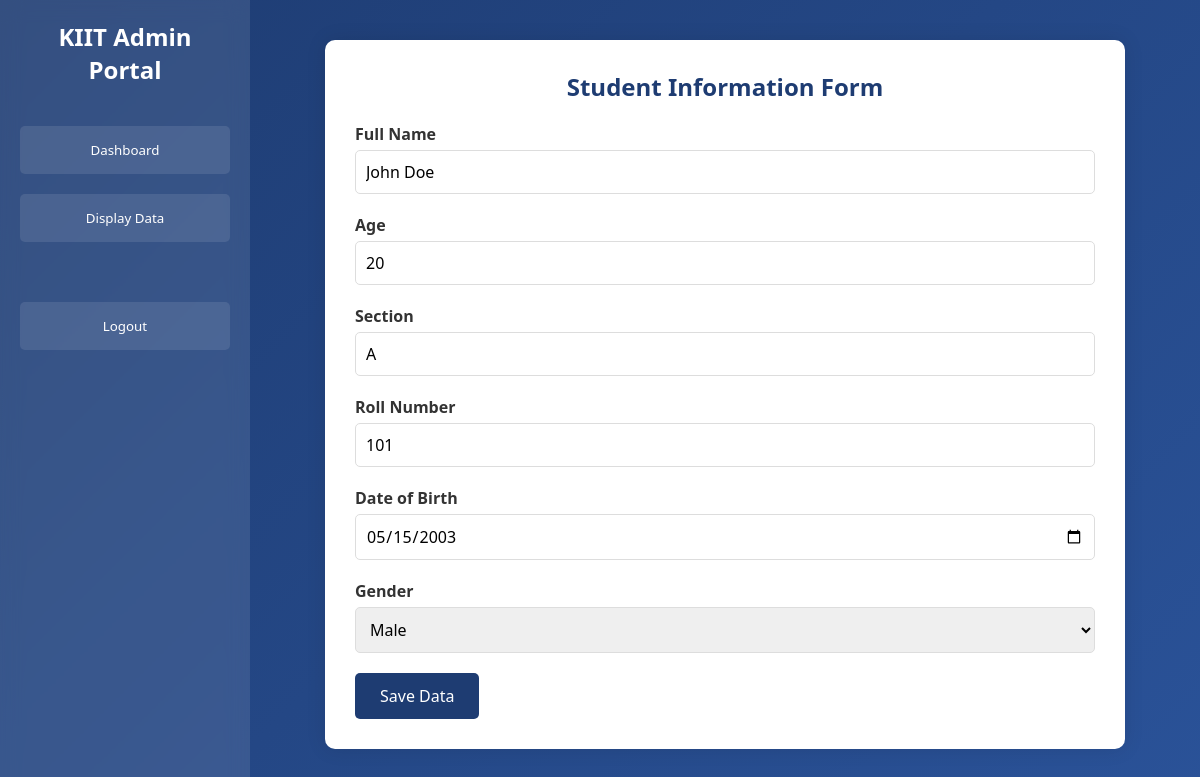
Screenshot of /index.php?page=dashboard&roll=101 (signed in) with the database file from the repository.
### tables this page shows
CREATE TABLE IF NOT EXISTS `students` (
    `id` INT AUTO_INCREMENT PRIMARY KEY,
    `name` VARCHAR(100) NOT NULL,
    `age` INT NOT NULL,
    `section` VARCHAR(50) NOT NULL,
    `roll_number` VARCHAR(50) NOT NULL UNIQUE,
    `dob` DATE NOT NULL,
    `gender` ENUM('Male', 'Female', 'Other') NOT NULL
);

### dashboard.php (the view, shortened to what this page needs)
<div class="form-container">
    <h2>Student Information Form</h2>
    <?php
    $student = [];
    if (isset($_GET['roll'])) {
        $stmt = $pdo->prepare("SELECT * FROM students WHERE roll_number = ?");
        $stmt->execute([$_GET['roll']]);
        $student = $stmt->fetch();
    }
    ?>
    <form method="POST">
        <div class="form-group">
            <label>Full Name</label>
            <input type="text" name="name" required value="<?= $student['name'] ?? '' ?>">
        </div>
        <div class="form-group">
            <label>Age</label>
            <input type="number" name="age" required value="<?= $student['age'] ?? '' ?>">
        </div>
        <div class="form-group">
            <label>Section</label>
            <input type="text" name="section" required value="<?= $student['section'] ?? '' ?>">
        </div>
        <div class="form-group">
            <label>Roll Number</label>
            <input type="text" name="roll_number" required value="<?= $student['roll_number'] ?? '' ?>">
        </div>
        <div class="form-group">
            <label>Date of Birth</label>
            <input type="date" name="dob" required value="<?= $student['dob'] ?? '' ?>">
        </div>
        <div class="form-group">
            <label>Gender</label>
            <select name="gender" required>
                <option value="Male" <?= ($student['gender'] ?? '') == 'Male' ? 'selected' : '' ?>>Male</option>
            </select>
        </div>
        <button type="submit" class="btn">Save Data</button>
    </form>
</div>

### style.css (style rules this page uses)
* { margin: 0; padding: 0; box-sizing: border-box; font-family: 'Segoe UI', Tahoma, Geneva, Verdana, sans-serif; }
body { background: linear-gradient(135deg, #1e3c72, #2a5298); min-height: 100vh; color: #333; }
.form-container { background: white; padding: 30px; border-radius: 10px; box-shadow: 0 0 20px rgba(0, 0, 0, 0.1); max-width: 800px; margin: 0 auto; }
.form-container h2 { margin-bottom: 20px; color: #1e3c72; text-align: center; }
.form-group { margin-bottom: 20px; }
.form-group label { display: block; margin-bottom: 5px; color: #333; font-weight: bold; }
.form-group input, .form-group select { width: 100%; padding: 10px; border: 1px solid #ddd; border-radius: 5px; font-size: 16px; transition: border-color 0.3s ease; }
.btn { background: #1e3c72; color: white; padding: 12px 25px; border: none; border-radius: 5px; cursor: pointer; transition: 0.3s; font-size: 16px; }

### rows the page displays
students: name "John Doe", age "20", section "A", roll_number "101", dob "05/15/2003", gender "Male"
